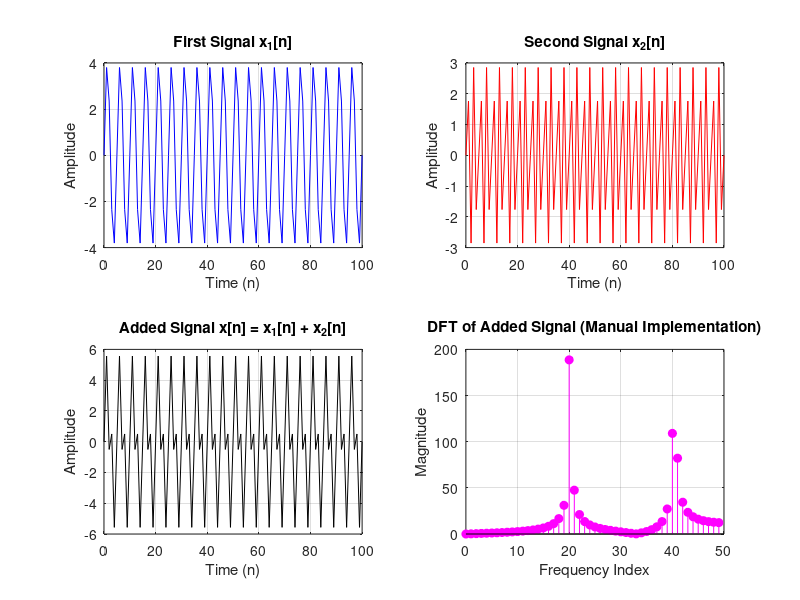

Reproduce this figure in MATLAB.
clc;
clear all;
close all;

% --- Parameters ---
fs = 100;              % Sampling frequency
t = 0:1:100;           % Time samples
f1 = 20;               % Frequency of first signal
f2 = 40;               % Frequency of second signal

% --- Signals ---
x1 = 4 * sin(2 * pi * f1 / fs * t);    % First signal
x2 = 3 * sin(2 * pi * f2 / fs * t);    % Second signal
x_sum = x1 + x2;                       % Added signal

% --- Plot Signals ---
subplot(2,2,1);
plot(t, x1, 'b');
xlabel('Time (n)');
ylabel('Amplitude');
title('First Signal x_1[n]');
grid on;

subplot(2,2,2);
plot(t, x2, 'r');
xlabel('Time (n)');
ylabel('Amplitude');
title('Second Signal x_2[n]');
grid on;

subplot(2,2,3);
plot(t, x_sum, 'k');
xlabel('Time (n)');
ylabel('Amplitude');
title('Added Signal x[n] = x_1[n] + x_2[n]');
grid on;

% --- Manual DFT Calculation ---
N = length(x_sum);
X = zeros(1, N);

for k = 1:N
    for n = 1:N
        X(k) = X(k) + x_sum(n) * exp(-1j * 2 * pi * (k-1) * (n-1) / N);
    end
end

% --- Magnitude Spectrum ---
magX = abs(X);
freq_index = 0:(N/2)-1;
mag_half = magX(1:N/2);

% --- Plot DFT Magnitude Spectrum ---
subplot(2,2,4);
stem(freq_index, mag_half, 'filled', 'm');
xlabel('Frequency Index');
ylabel('Magnitude');
title('DFT of Added Signal (Manual Implementation)');
grid on;
